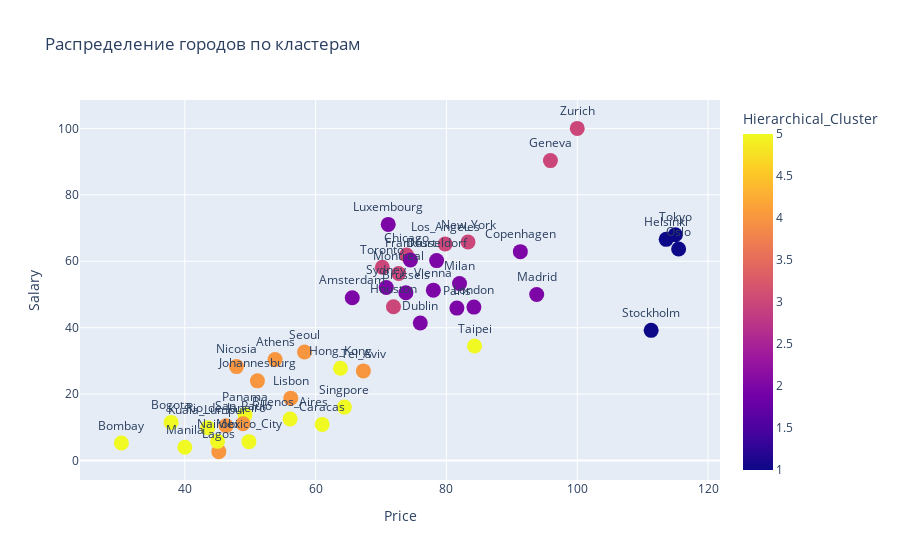

Notebook source saved alongside this figure:
### Code cell
fig = px.scatter(
    df,
    x="Price",
    y="Salary",
    color="Hierarchical_Cluster",
    size="Affordability",
    text="City",
    hover_data=["Work", "Price", "Salary", "Affordability"],
    color_discrete_sequence=['red', 'blue', 'green', 'orange', 'purple', 'brown', 'pink'],
    title="Распределение городов по кластерам"
)

fig.update_traces(marker=dict(size=15))
fig.update_traces(textposition="top center")

fig.show()

### Figure 1 — Plotly figure (JSON) as saved in the notebook; plotly's stock layout.template omitted (floating-point values rounded to 4 significant figures)
{"data": [{"customdata": [[1714.0, 0.747], [1792.0, 0.5651], [2152.0, 0.3034], [2052.0, 0.1749], [1708.0, 0.6843], [1971.0, 0.2228], [2041.0, 0.1787], [1924.0, 0.8376], [1717.0, 0.6889], [1759.0, 0.5447], [1693.0, 0.7669], [1650.0, 0.8107], [1880.0, 0.9416], [1667.0, 0.5863], [2375.0, 0.4357], [1978.0, 0.6439], [1945.0, 0.4697], [2167.0, 0.2276], [1786.0, 0.05973], [1742.0, 0.3345], [1737.0, 0.5487], [2068.0, 0.817], [1768.0, 1.0], [1710.0, 0.533], [2268.0, 0.1], [1944.0, 0.1145], [1773.0, 0.65], [1827.0, 0.7744], [1958.0, 0.1289], [1942.0, 0.7899], [1825.0, 0.5908], [1583.0, 0.5515], [2078.0, 0.2805], [1744.0, 0.5625], [1749.0, 0.2268], [1856.0, 0.227], [1842.0, 0.5609], [2042.0, 0.25], [1805.0, 0.3522], [1668.0, 0.7359], [2145.0, 0.4093], [2015.0, 0.4012], [1880.0, 0.5913], [1888.0, 0.8291], [1780.0, 0.6577], [1868.0, 1.0]], "hovertemplate": "Price=%{x}<br>Salary=%{y}<br>Affordability=%{customdata[1]}<br>City=%{text}<br>Work=%{customdata[0]}<br>Hierarchical_Cluster=%{marker.color}<extra></extra>", "legendgroup": "", "marker": {"color": [2, 4, 5, 5, 2, 5, 5, 3, 2, 2, 2, 2, 3, 1, 5, 3, 4, 5, 4, 4, 2, 3, 2, 2, 5, 5, 2, 3, 5, 3, 4, 1, 5, 2, 4, 4, 4, 5, 1, 2, 5, 4, 1, 3, 2, 3], "coloraxis": "coloraxis", "size": 15, "sizemode": "area", "sizeref": 0.0025, "symbol": "circle"}, "mode": "markers+text", "name": "", "orientation": "v", "showlegend": false, "text": ["Amsterdam", "Athens", "Bogota", "Bombay", "Brussels", "Buenos_Aires", "Caracas", "Chicago", "Copenhagen", "Dublin", "Dusseldorf", "Frankfurt", "Geneva", "Helsinki", "Hong_Kong", "Houston", "Johannesburg", "Kuala_Lumpur", "Lagos", "Lisbon", "London", "Los_Angeles", "Luxembourg", "Madrid", "Manila", "Mexico_City", "Milan", "Montreal", "Nairobi", "New_York", "Nicosia", "Oslo", "Panama", "Paris", "Rio_de_Janeiro", "San_Paulo", "Seoul", "Singpore", "Stockholm", "Sydney", "Taipei", "Tel_Aviv", "Tokyo", "Toronto", "Vienna", "Zurich"], "textposition": "top center", "type": "scatter", "x": [65.6, 53.8, 37.9, 30.3, 73.8, 56.1, 61.0, 73.9, 91.3, 76.0, 78.5, 74.5, 95.9, 113.6, 63.8, 71.9, 51.1, 43.5, 45.2, 56.2, 84.2, 79.8, 71.1, 93.8, 40.0, 49.8, 82.0, 72.7, 45.0, 83.3, 47.9, 115.5, 49.2, 81.6, 46.3, 48.9, 58.3, 64.4, 111.3, 70.8, 84.3, 67.3, 115.0, 70.2, 78.0, 100.0], "xaxis": "x", "y": [49.0, 30.4, 11.5, 5.3, 50.5, 12.5, 10.9, 61.9, 62.9, 41.4, 60.2, 60.4, 90.3, 66.6, 27.8, 46.3, 24.0, 9.9, 2.7, 18.8, 46.2, 65.2, 71.1, 50.0, 4.0, 5.7, 53.3, 56.3, 5.8, 65.8, 28.3, 63.7, 13.8, 45.9, 10.5, 11.1, 32.7, 16.1, 39.2, 52.1, 34.5, 27.0, 68.0, 58.2, 51.3, 100.0], "yaxis": "y"}], "layout": {"coloraxis": {"colorbar": {"title": {"text": "Hierarchical_Cluster"}}, "colorscale": [[0, "#0d0887"], [0.1111, "#46039f"], [0.2222, "#7201a8"], [0.3333, "#9c179e"], [0.4444, "#bd3786"], [0.5556, "#d8576b"], [0.6667, "#ed7953"], [0.7778, "#fb9f3a"], [0.8889, "#fdca26"], [1, "#f0f921"]]}, "legend": {"itemsizing": "constant", "tracegroupgap": 0}, "title": {"text": "Распределение городов по кластерам"}, "xaxis": {"anchor": "y", "domain": [0, 1], "title": {"text": "Price"}}, "yaxis": {"anchor": "x", "domain": [0, 1], "title": {"text": "Salary"}}}}
